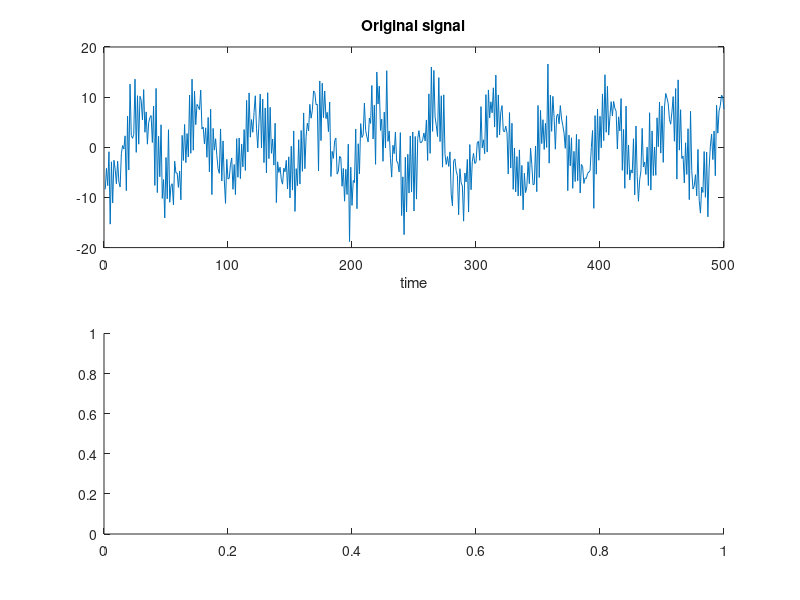
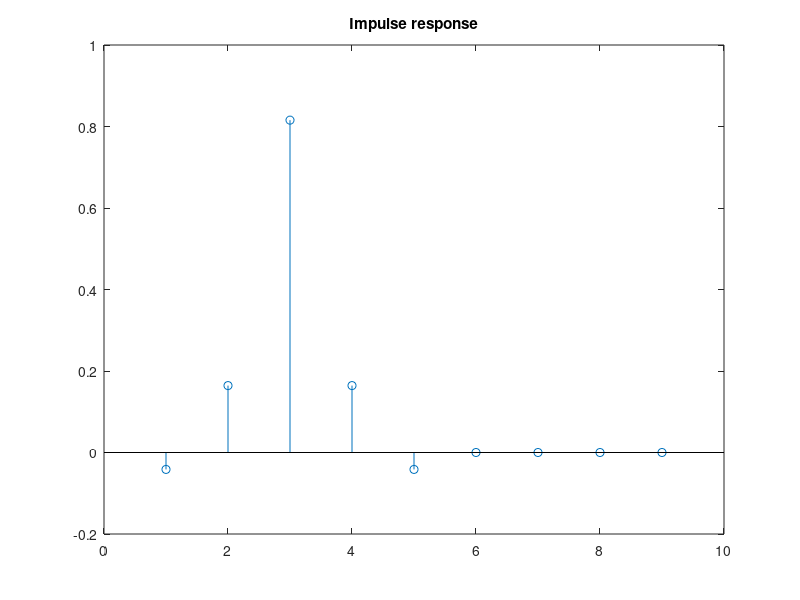
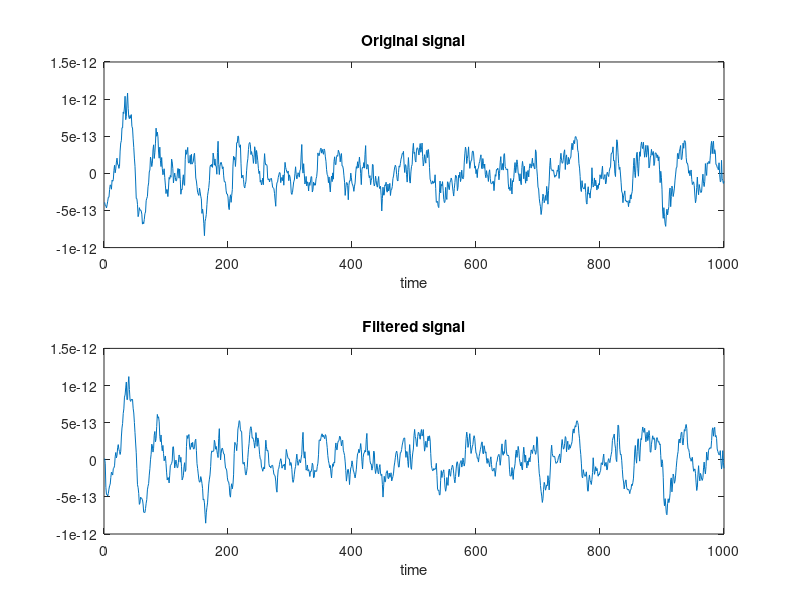
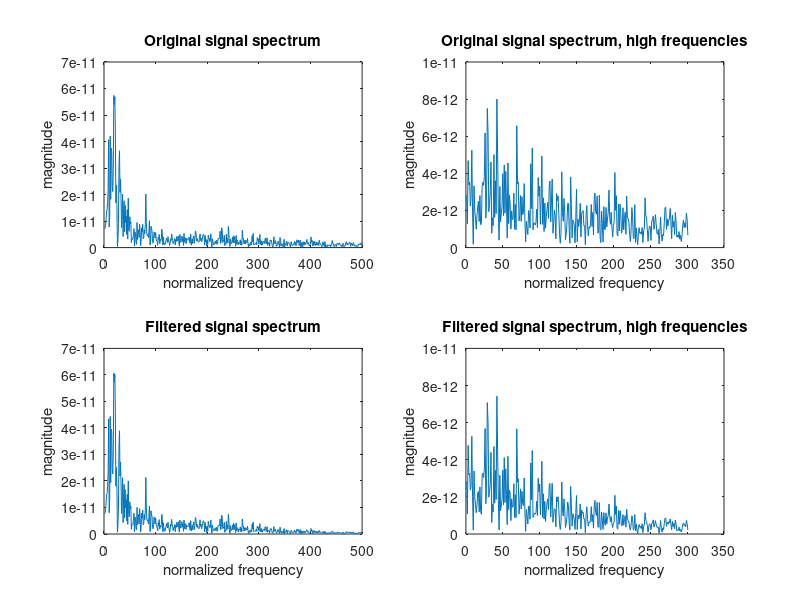

Here is the MATLAB script that generated these plots, in order: (Note: this script raises an error after producing the figures.)
%%%%%%%%%%%%%%%%%%%%% Part Two: Task 1 %%%%%%%%%%%%%%
%% Μελέτη σήματος θορύβου στις μεσαίες συχνότητες. %%

% Δημιουργία λευκού θορύβου
N=200; white_noise=randn(1,N);

% Δημιουργία Band-Pass FIR φίλτρου που διατηρεί τις μεσαίες συχνότητες
%   και εξασθενίζει τις άλλες.
middle_fs_filter = fir1(20, [0.4 0.6]);

% Δημιουργία θορύβου στις μεσαίες συχνότητες με χρήση του
%   παραπάνω FIR φίλτρου.
filtered_noise = filter(middle_fs_filter, 1, white_noise);

figure(1), clf;
subplot(1, 2, 1), plot(white_noise), title('White noise'), xlabel('time'), 
  ylim([-3 3]);
subplot(1, 2, 2), plot(filtered_noise), title('Filtered noise'), xlabel('time'),
  ylim([-3 3]); 

% Σήμα λευκού θορύβου σε όλες τις συχνότητες
figure(2), clf;
white_noise_f_magnitude = abs(fft(white_noise));
subplot(2, 2, 1), hist(white_noise,100), title('White noise histogram'), 
  xlim([-4 4]);
subplot(2, 2, 2), stem(white_noise_f_magnitude(1:(N/2))), 
  title('White noise spectrum'), ylabel('magnitude'), xlabel('frequency');

% Σήμα θορύβου στις μεσαίες συχνότητες
filtered_noise_f_magnitude = abs(fft(filtered_noise));
subplot(2, 2, 3), hist(filtered_noise,100), title('Filtered noise histogram'), 
  xlim([-4 4]);
subplot(2, 2, 4), stem(filtered_noise_f_magnitude(1:(N/2))), 
  title('Filtered noise spectrum'), ylabel('magnitude'), xlabel('frequency');
  
% Φάσεις σημάτων
figure(3), clf;
white_noise_f_phase = angle(fft(white_noise));
filtered_noise_f_phase = angle(fft(filtered_noise));
subplot(2, 1, 1), stem(white_noise_f_phase(1:(N/2))),title('White noise phase'),
  xlabel('frequency');
subplot(2, 1, 2), stem(filtered_noise_f_phase(1:(N/2))),
  title('Filtered noise phase'), xlabel('frequency');


%%%%%% Part Two: Task 2 %%%%%%
%% Μελέτη δοθέντος φίλτρου. %%

% Το δοθέν FIR φίλτρο b
b = [-0.0415 0.1642 0.8156 0.1642 -0.0415];

    % Ερώτημα α: Περιγραφή του τύπου του φίλρου
figure(1), clf;
freqz(b);

    % Ερώτημα β: Υπολογισμός της κρουστικής απόκρισης του φίλτρου.
figure(2), clf;
delta = [1 0 0 0 0 0 0 0 0];
h = filter(b, 1, delta)
stem(h), title('Impulse response');

    % Ερώτημα γ: Φιλτράρισμα του σήματος.
load brainwaves.mat;
segment = x_left(1: 1000);

% Σήματα στον άξονα του χρόνου
figure(3), clf;
subplot(2, 1, 1), plot(segment), title('Original signal'), xlabel('time');
subplot(2, 1, 2), plot(filter(b ,1, segment)), title('Filtered signal'), 
  xlabel('time');

figure(4), clf;
% Συχνοτικό περιεχόμενο του αρχικού σήματος
pre_filter_f_magnitude = abs(fft(segment));
subplot(2, 2, 1), plot(pre_filter_f_magnitude(1:500)), 
  title('Original signal spectrum'), xlabel('normalized frequency'), 
  ylabel('magnitude');
subplot(2, 2, 2), plot(pre_filter_f_magnitude(200:500)), 
  title('Original signal spectrum, high frequencies'), 
  xlabel('normalized frequency'), ylabel('magnitude');

% Συχνοτικό περιεχόμενο του τελικού σήματος  
post_filter_f_magnitude = abs(fft(filter(b ,1, segment)));
subplot(2, 2, 3), plot(post_filter_f_magnitude(1:500)), 
  title('Filtered signal spectrum'), xlabel('normalized frequency'), 
  ylabel('magnitude');
subplot(2, 2, 4), plot(post_filter_f_magnitude(200:500)), 
  title('Filtered signal spectrum, high frequencies'), 
  xlabel('normalized frequency'), ylabel('magnitude');
  

%%%%%%%%%% Part Two: Task 3 %%%%%%%%%%%%%%
%% Μελέτη φίλτρου κινούμενου ελαχίστου. %%

    % Ερώτημα α: Φιλτράρισμα με εύρος παραθύρου = 5.
t = 1:500;
signal = sin(t) + 5*cos(3*t) + 2*cos(15*t+4) + 7*cos(25*t+4) + 3*randn(1, 500);

figure(1), clf;
subplot(2, 1, 1), plot(signal), title('Original signal'), xlabel('time');
subplot(2, 1, 2), plot(minfilter(signal, 5)), title('Filtered signal, w=5'), 
  xlabel('time');
  
    % Ερώτημα β: Φιλτράρισμα με εύρος παραθύρου = 15.
figure(2), clf;
subplot(2, 3, 1), plot(signal), title('Original signal'), xlabel('time');
subplot(2, 3, 2), plot(minfilter(signal, 5)), title('Filtered signal, w=5'), 
  xlabel('time');
subplot(2, 3, 4), plot(abs(fft(signal))(1:250)), 
  title('Original signal spectrum'), xlabel('frequency'), ylabel('magnitude');
subplot(2, 3, 5), plot(abs(fft(minfilter(signal, 5)))(1:250)), 
  title('Filtered signal spectrum, w=5'), xlabel('frequency'), 
  ylabel('magnitude');
subplot(2, 3, 3), plot(minfilter(signal, 15)), title('Filtered signal, w=15'), 
  xlabel('time');
subplot(2, 3, 6), plot(abs(fft(minfilter(signal, 15)))(1:250)), 
  title('Filtered signal spectrum, w=15'), xlabel('frequency'), 
  ylabel('magnitude');
  
    % Ερώτημα γ: απόδειξη (αντιπαράδειγμα) ότι το σύστημα δεν είναι ΓΧΑ (γραμμικό-χρονοαμετάβλητο).
t = 1:500;
x = sin(5*t);
y = cos(t + 1);

figure(3), clf;    
r1 = minfilter(x + y, 5); subplot(2,1,1), plot(r1), ylim([-2.5 0.5]), 
  title('Filtered (x+y)'); 

r2 = minfilter(x, 5) + minfilter(y, 5); subplot(2,1,2), plot(r2), 
  ylim([-2.5 0.5]), title('Filtered x + Filtered y'); 
    
    
    
    
